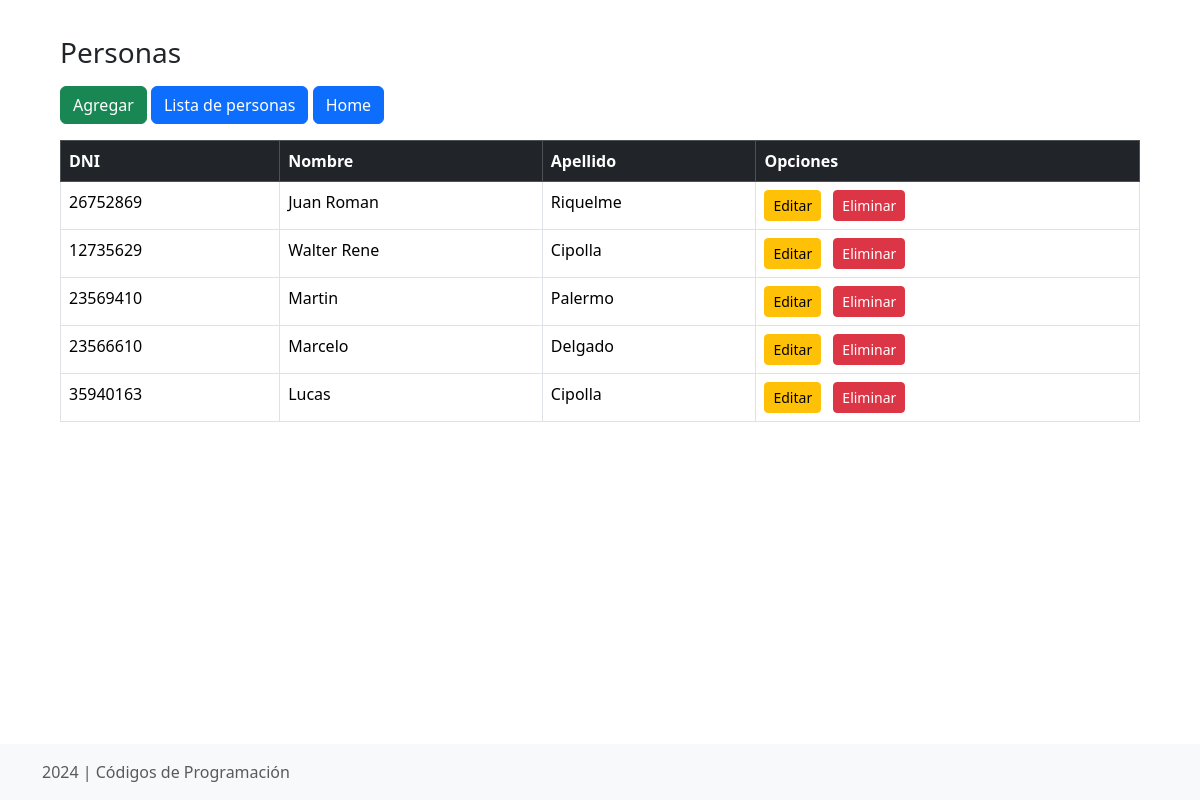
/personas/list/, run on an earlier commit of the app's database.
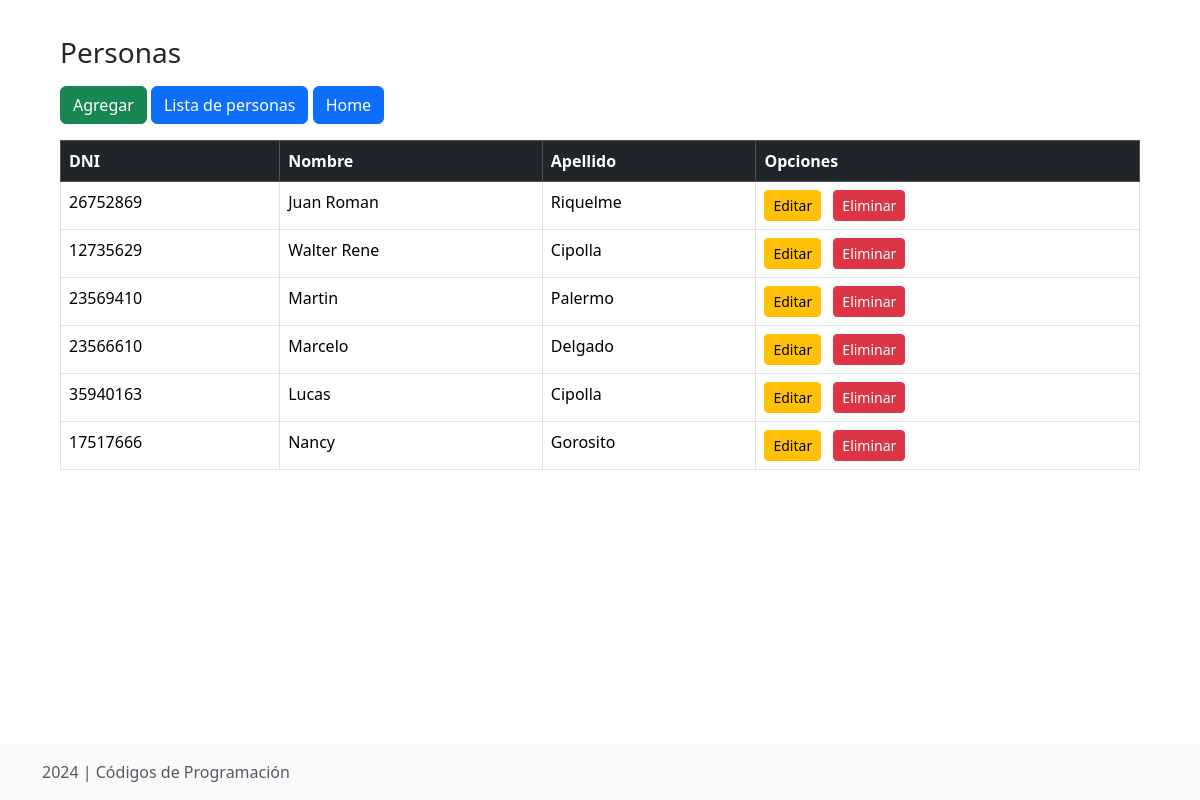
And on a later commit of the database.
### APPcrudPerson/models.py (models this page shows)
class Persona(models.Model):
    id = models.AutoField(primary_key=True)
    nombre = models.CharField(max_length=50)
    apellido = models.CharField(max_length=50)
    edad = models.IntegerField()
    hobbie = models.CharField(max_length=100)
    TIPO_DOCUMENTO = [
        ('DNI', 'DNI'),
        ('Pasaporte', 'Pasaporte'),
    ]
    tipo_documento = models.CharField(max_length=10, choices=TIPO_DOCUMENTO, default='DNI')
    numero_documento = models.IntegerField(unique=True)
    def __str__(self):
        return f'{self.apellido}, {self.nombre}, DNI: {self.numero_documento}'

### APPcrudPerson/views.py (the view)
# urls.py: path('list/', ListaPersona.as_view(), name='list'),
class ListaPersona(ListView):
    model = Persona
    template_name = 'APPcrudPerson/list.html'
    def get_queryset(self):
        return Persona.objects.all()
    def get_context_data(self, **kwargs):
        context = super().get_context_data(**kwargs)
        print(context)
        context['personas'] = Persona.objects.all()
        return context

### APPcrudPerson/templates/APPcrudPerson/list.html (shortened to what this page needs)
{% extends 'APPcrudPerson/index.html' %}
{% block content %}
<table class="table table-hover table-bordered my-3" aria-describedby="titulo">
    <thead class="table-dark">
        <tr>
            <th scope="col">DNI</th>
            <th scope="col">Nombre</th>
            <th scope="col">Apellido</th>
            <th scope="col">Opciones</th>
        </tr>
    </thead>
{% for persona in personas  %}
    <tbody>
        <tr>
            <td>{{persona.numero_documento}}</td>
            <td>{{persona.nombre}}</td>
            <td>{{persona.apellido}}</td>
            <td>
                <a href="edita.html" class="btn btn-warning btn-sm me-2">Editar</a>
                <button type="button" class="btn btn-danger btn-sm" data-bs-toggle="modal"
                    data-bs-target="#eliminaModal" data-bs-id="1">Eliminar</button>
            </td>
        </tr>
    </tbody>
{% endfor %}
</table>
{% endblock content %}

What changed in the data, as far as the page shows it:
added Persona: numero_documento "17517666", nombre "Nancy", apellido "Gorosito"
